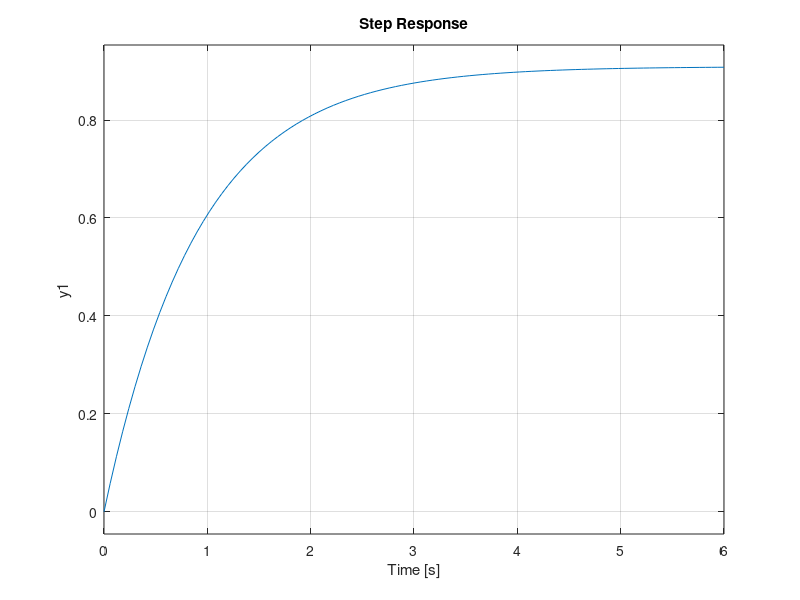

This figure's MATLAB source: (Note: this script raises an error after producing the figure.)
G1 = tf(1,[10 1 0]);
Ge = feedback(0.1*G1,1);

G1 = tf(1,[10 1]);
Ge = feedback(10*G1,1);


figure(1)
step(Ge)
yline(1.0, "r--", 'LineWidth',1.5)
grid('on')


figure(2);
clf;
te = 100;
step(tf(1,[1 0])*Ge,te)
hold on
tt = linspace(0,te,100);
plot(tt,tt,"r--", 'LineWidth',1.5)
grid('on')
title ("Ramp Response")


figure(3);
clf;
step(tf(1,[1 0 0])*Ge,te)
hold on
plot(tt,tt.^2,"r--", 'LineWidth',1.5)
grid('on')
title ("Parabola Response")

fnames = ["step0.png", "ramp0.png", "para0.png"]
for ii = 1:3
    saveas(ii,fnames(ii))
end
